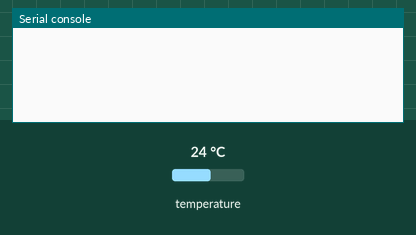
Recording of a program running on a simulated Raspberry Pi Pico running MicroPython. On the bench: the last lines printed to the serial console. The inputs (shaded band) are chosen by the test bench; at power-on: temperature 24 °C.

Above: at 1.2 s.
1.3 s: temperature set to 12 °C
At 2.5 s:
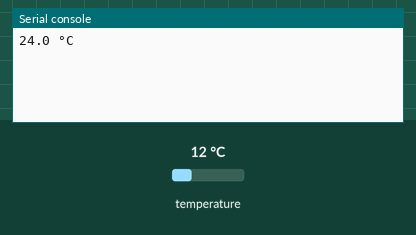
10.5 s: temperature set to 19 °C
At 17.5 s:
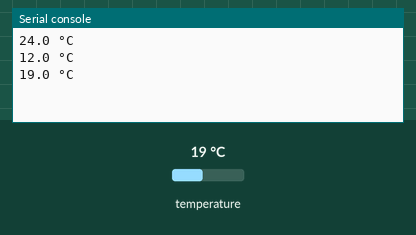
Timing chart, 0 to 19.0 s (numbered marks = the images above; inputs shaded):
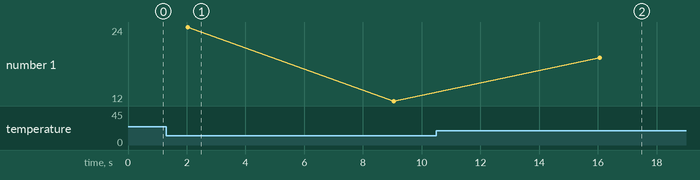

Measured:
- after the input at 10.5 s, the serial console: prints a new line after 5.6 s (image 2)
- plotted number 1: 12 → 19 after the input at 10.5 s

The program:

Simple_temperature_sensing.py
```python
# Imports
import onewire, ds18x20, time
from machine import Pin

# Set the data pin for the sensor
SensorPin = Pin(26, Pin.IN)

# Tell MicroPython we're using a DS18B20 sensor, and which pin it's on
sensor = ds18x20.DS18X20(onewire.OneWire(SensorPin))

# Look for DS18B20 sensors (each contains a unique rom code)
roms = sensor.scan()

while True: # Run forever

    sensor.convert_temp() # Convert the sensor units to centigrade

    time.sleep(2) # Wait 2 seconds (you must wait at least 1 second before taking a reading)

    for rom in roms: # For each sensor found (just 1 in our case)

        print((sensor.read_temp(rom)),"°C") # Print the temperature reading with °C after it

        time.sleep(5) # Wait 5 seconds before starting the loop again
```
